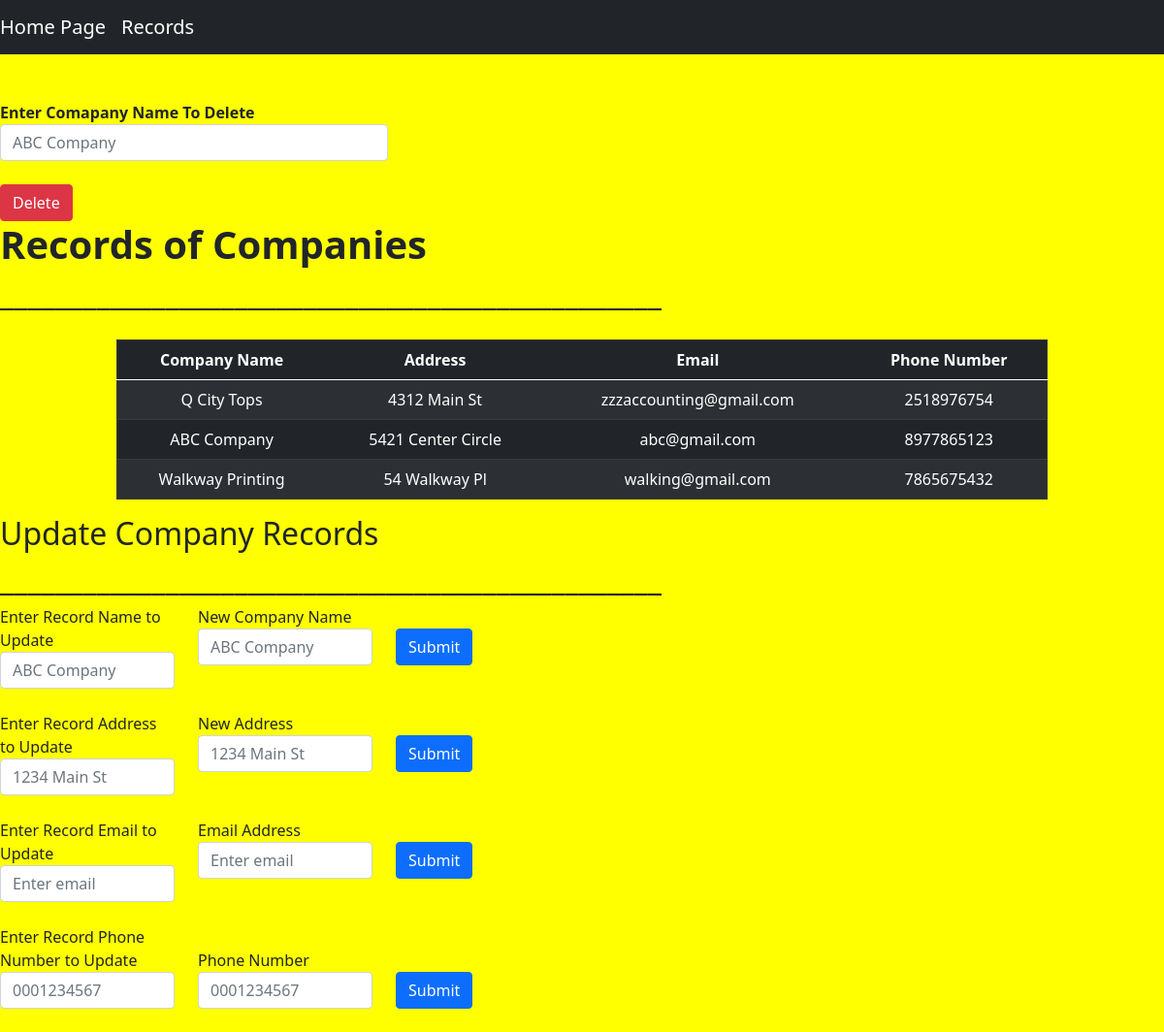
Page /records on the committed database.
### main.py (models this page shows, shortened)
class Company(db.Model):
    __tablename__ ="company"
    name = db.Column(db.Text, primary_key=True)
    addr = db.Column(db.Text)
    email = db.Column(db.Text)
    pNum = db.Column(db.Integer)

### main.py (the view)
@app.route('/records', methods = ['POST', 'GET'])
def records ():
    all_records = Company.query.all()
    return render_template ('records.html',all_records = all_records)
    return render_template('records.html')

### templates/records.html (shortened to what this page needs)
<!DOCTYPE html>
<html lang="en" dir="ltr">
  <head>
    <link rel="stylesheet" type="text/css" href="../static/css/style.css">
    <link rel="stylesheet" type="text/css" href="../static/bootstrap-5.0.2-dist/css/bootstrap.css">
</head>
{% extends "base.html"%}
{% block content %}
<body class="overflow-scroll">
  <br><br>
  <form action="./delete_record" class="form-inline" method="POST">
    <label for="company.name"> <b>Enter Comapany Name To Delete</b></label>
    <input type="text" name="company.name" class="form-control" placeholder="ABC Company" style="width: 400px;">
<br>
    <button type="submit" class="btn btn-danger">Delete</button>
  </form>
  <h1><b>Records of Companies</b></h1>
  <h2>________________________________________________</h2>
  <div class="d-flex justify-content-center">
  <table class="table table-striped table-dark" border="1" style="width: 80%; margin-top: 20px; text-align: center;">
    <thead>
      <tr>
        <th scope="col">Company Name</th>
        <th scope="col">Address</th>
        <th scope="col">Email</th>
        <th scope="col">Phone Number</th>
      </tr>
    </thead>
    <tbody>
      {% for company in all_records %}
      <tr>
          <td>{{company.name}}</td>
          <td>{{company.addr}}</td>
          <td>{{company.email}}</td>
          <td>{{company.pNum}}</td>
      </tr>
      {% endfor %}
    </tbody>
  </table>
  <br><br><br><br>
</div>
  <h2>Update Company Records</h2>
  <h2>________________________________________________</h2>
<form action="./update_name"  method="POST">
<div class="form-group row">
  <div class="form-group col-md-2">
    <label for="company.name">Enter Record Name to Update</label>
    <input type="text" name="company.name" class="form-control" placeholder="ABC Company" >
  <br>
  </div>
  <div class="form-group col-md-2">
    <label for="name"> New Company Name </label>
    <input type="text" class="form-control" name="new_name" id="name" placeholder="ABC Company">
  <br>
  </div>
  <div class="form-group col-md-2">
    <br>
  <button type="submit" class="btn btn-primary">Submit</button>
  <br>
</div>
</form>
<form action="./update_addr" class="form-inline" method="POST">
  <div class="form-group row">
    <div class="form-group col-md-2">
  <label for="company.addr">Enter Record Address to Update</label>
  <input type="text" name="company.addr" class="form-control" placeholder="1234 Main St" >
  <br>
  </div>
  <div class="form-group col-md-2">
    <label for="addr">New Address</label>
    <input type="text" name="new_addr" class="form-control" id="addr" placeholder="1234 Main St">
    <br>
  </div>
    <div class="form-group col-md-2">
      <br>
    <button type="submit" class="btn btn-primary">Submit</button>
    <br>
    </div>
  </div>
</form>
<form action="./update_email" class "form-inline" method="POST">
  <div class="form-group row">
    <div class="form-group col-md-2">
  <label for="company.email">Enter Record Email to Update</label>
  <input type="text" name="company.email" class="form-control" placeholder="Enter email">
  <br>
  </div>
  <div class="form-group col-md-2">
    <label for="exampleInputEmail1"> Email Address </label>
    <input type="email" name="new_email" class="form-control" id="email" aria-describedby="emailHelp" placeholder="Enter email">
    <br>
  </div>
    <div class="form-group col-md-2">
      <br>
    <button type="submit" class="btn btn-primary">Submit</button>
    <br>
    </div>
  </div>
</form>
<form action="./update_num" class "form-inline" method="POST">
  <div class="form-group row">
    <div class="form-group col-md-2">
  <label for="company.pNum">Enter Record Phone Number to Update</label>
  <input type="number" name="company.pNum" id="pNum" class="form-control" placeholder="0001234567" >
  <br>
  </div>
  <div class="form-group col-md-2">
    <br>
    <label for="pNum">Phone Number </label>
    <input type="number" class="form-control" name="new_pNum" id="pNum" placeholder="0001234567">
    <br>
  </div>
    <div class="form-group col-md-2">
      <br><br>
    <button type="submit" class="btn btn-primary">Submit</button>
    <br>
    </div>
  </div>
</form>
  {% endblock %}

### templates/base.html (shortened to what this page needs)
<!DOCTYPE html>
<html lang="en" dir="ltr">
  <head>
    <link rel="stylesheet" type="text/css" href="../static/css/style.css">
    <link rel="stylesheet" type="text/css" href="../static/bootstrap-5.0.2-dist/css/bootstrap.css">
  </head>
  <body style="background-color:yellow;">
    <nav class="navbar navbar-expand-lg navbar-dark bg-dark">
      <a class=" navbar-brand" href="{{url_for('home')}}">Home Page</a>
      <a class=" navbar-brand" href="{{url_for('records')}}">Records</a>
    </nav>
    {% block content %}
    {% endblock %}
  </body>

### static/css/style.css (style rules this page uses)
body { overflow:hidden; }

### rows in the picture
Company: name "Q City Tops", addr "4312 Main St", email "zzzaccounting@gmail.com", pNum "2518976754"
Company: name "ABC Company", addr "5421 Center Circle", email "abc@gmail.com", pNum "8977865123"
Company: name "Walkway Printing", addr "54 Walkway Pl", email "walking@gmail.com", pNum "7865675432"
